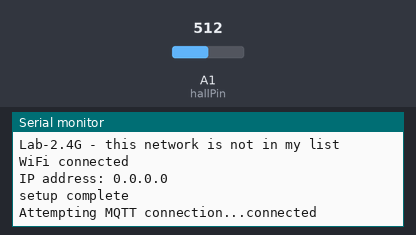
This sketch was run on a simulated Arduino MKR. Shown: the last lines printed to the serial monitor. The test bench sets the inputs (shaded band); at power-on: A1 (hallPin) = 512. A WiFi scan finds three made-up networks; random numbers use the default seed unless the sketch sets one; no MQTT or app messages arrive unless stated; not simulated (calls return 0 or success): arduino_secrets.h.

Above: at 4.2 s.
4.3 s: A1 (hallPin) set to 560
At 6.1 s:
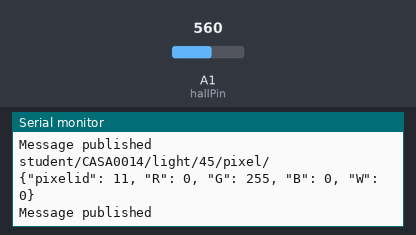
7.9 s: A1 (hallPin) set to 540
At 11.0 s:
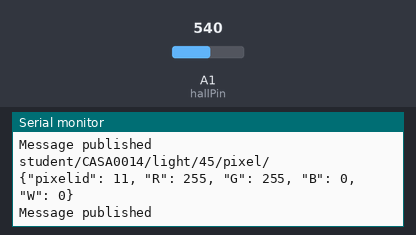
Timing chart, 0 to 12.5 s (numbered marks = the images above; inputs shaded):
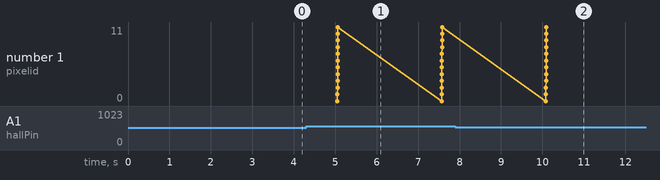

Measured:
- after the input at 4.3 s, the serial monitor: prints a new line after 0.75 s (image 1)
- after the input at 7.9 s, the serial monitor: prints a new line after 2.2 s (image 2)

The sketch:

hall_test1.ino
```cpp
#include <WiFiNINA.h>
#include <PubSubClient.h>
#include <utility/wifi_drv.h>   // library to drive to RGB LED on the MKR1010
#include "arduino_secrets.h"

#define hallPin A1   //hall sensor connected to A1

//WiFi and MQTT settings
const char* ssid          = SECRET_SSID;
const char* password      = SECRET_PASS;
const char* mqtt_username = SECRET_MQTTUSER;
const char* mqtt_password = SECRET_MQTTPASS;
const char* mqtt_server = "mqtt.cetools.org";
const int mqtt_port = 1884;

WiFiServer server(80);
WiFiClient wificlient;
WiFiClient mkrClient;
PubSubClient client(mkrClient);

// MQTT topic for the light
char mqtt_topic_demo[] = "student/CASA0014/light/45/pixel/";
//set MQTT topic and messgae
//char mqtt_topic_demo[100];
char mqtt_message[100];


void setup() {
  Serial.begin(115200);   // Start the serial monitor to show output
  delay(1000);

  WiFi.setHostname("Lumina ucfnwut");
  startWifi();
  client.setServer(mqtt_server, mqtt_port);
  Serial.println("setup complete");
}

void loop() {
  // make sure the arduino is connected to the MQTT broker & wifi
  // otherwise we will not receive any messagesc & connect to MQTT
  if (!client.connected()) {
    reconnectMQTT();
  }
  if (WiFi.status() != WL_CONNECTED){
    startWifi();
  }

  // check for messages from the broker and ensuring that any outgoing messages are sent.
  client.loop();


  int hallValue = analogRead(hallPin); //read the analog value from the hall snesor
  //Serial.print("Hall Sensor Value: ");
  //Serial.println(hallValue);

  //set the color
  int R = 0, G = 0, B = 0;
  if (hallValue < 350) {
    R = 255; G = 0; B = 0;  // red color
  } else if (hallValue >= 350 && hallValue <= 550) {
    R = 255; G = 255; B = 0;  //yellow color
  } else {
    R = 0; G = 255; B = 0;  //green color
  }

  sendColor(R, G, B);
  //Serial.println("sent a message");
  delay(500);

}

//send RGB color to MQTT
void sendColor(int R, int G, int B) {
  char mqtt_message[100];

  for (int i = 0; i < 12; i++) {  //send color to each pixel
    sprintf(mqtt_message, "{\"pixelid\": %d, \"R\": %d, \"G\": %d, \"B\": %d, \"W\": 0}", i, R, G, B);
    Serial.println(mqtt_topic_demo);
    Serial.println(mqtt_message);


    if (client.publish(mqtt_topic_demo, mqtt_message)) {
      Serial.println("Message published");
    } else {
      Serial.println("Failed to publish message");
    }
    //delay(500); // delay for each pixel
  }
}

// WiFi connection
void startWifi(){
  if (WiFi.status() == WL_NO_MODULE) {
    Serial.println("Communication with WiFi module failed!");
    while (true);
  }
  String fv = WiFi.firmwareVersion();
  if (fv < WIFI_FIRMWARE_LATEST_VERSION) {
    Serial.println("Please upgrade the firmware");
  }

  int n = WiFi.scanNetworks();
  Serial.println("Scan done");
  if (n == 0) {
    Serial.println("no networks found");
  } else {
    Serial.print(n);
    Serial.println(" networks found");
    Serial.print("Trying to connect to: ");
    Serial.println(ssid);

    for (int i = 0; i < n; ++i){
      String availablessid = WiFi.SSID(i);
      if (availablessid.equals(ssid)) {
        Serial.print("Connecting to ");
        Serial.println(ssid);
        WiFi.begin(ssid, password);

        while (WiFi.status() != WL_CONNECTED) {
          delay(600);
          Serial.print(".");
        }

        if (WiFi.status() == WL_CONNECTED) {
          Serial.println("Connected to " + String(ssid));
          break;
        } else {
          Serial.println("Failed to connect to " + String(ssid));
        }
      } else {
        Serial.print(availablessid);
        Serial.println(" - this network is not in my list");
      }

    }
  }

  Serial.println("");
  Serial.println("WiFi connected");
  Serial.print("IP address: ");
  Serial.println(WiFi.localIP());

}

// reconnect to MQTT broker
void reconnectMQTT() {
  while (!client.connected()) {
    Serial.print("Attempting MQTT connection...");
    String clientId = "LuminaSelector";
    clientId += String(random(0xffff), HEX);

    if (client.connect(clientId.c_str(), mqtt_username, mqtt_password)) {
      Serial.println("connected");
    } else {
      Serial.print("failed, rc=");
      Serial.print(client.state());
      Serial.println(" try again in 5 seconds");
      delay(5000);
    }
  }
}

void callback(char* topic, byte* payload, int length) {
  // Handle incoming messages
  Serial.print("Message arrived [");
  Serial.print(topic);
  Serial.print("]: ");
  for (int i = 0; i < length; i++) {
    Serial.print((char)payload[i]);
  }
  Serial.println();

}
```
